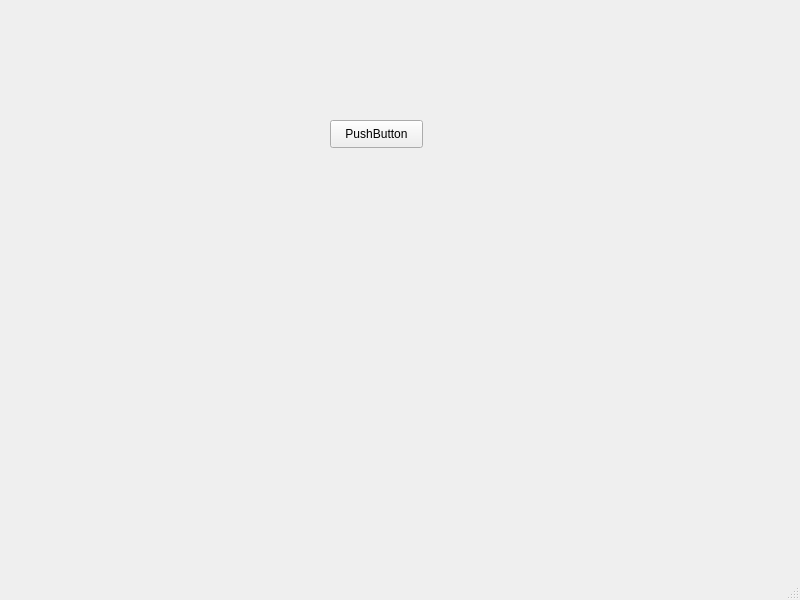
<?xml version="1.0" encoding="UTF-8"?>
<ui version="4.0">
 <class>MainWindow</class>
 <widget class="QMainWindow" name="MainWindow">
  <property name="geometry">
   <rect>
    <x>0</x>
    <y>0</y>
    <width>800</width>
    <height>600</height>
   </rect>
  </property>
  <property name="windowTitle">
   <string>MainWindow</string>
  </property>
  <widget class="QWidget" name="centralwidget">
   <widget class="QPushButton" name="testButton">
    <property name="geometry">
     <rect>
      <x>330</x>
      <y>120</y>
      <width>93</width>
      <height>28</height>
     </rect>
    </property>
    <property name="text">
     <string>PushButton</string>
    </property>
   </widget>
  </widget>
  <widget class="QMenuBar" name="menubar">
   <property name="geometry">
    <rect>
     <x>0</x>
     <y>0</y>
     <width>800</width>
     <height>26</height>
    </rect>
   </property>
  </widget>
  <widget class="QStatusBar" name="statusbar"/>
 </widget>
 <resources/>
 <connections/>
</ui>
